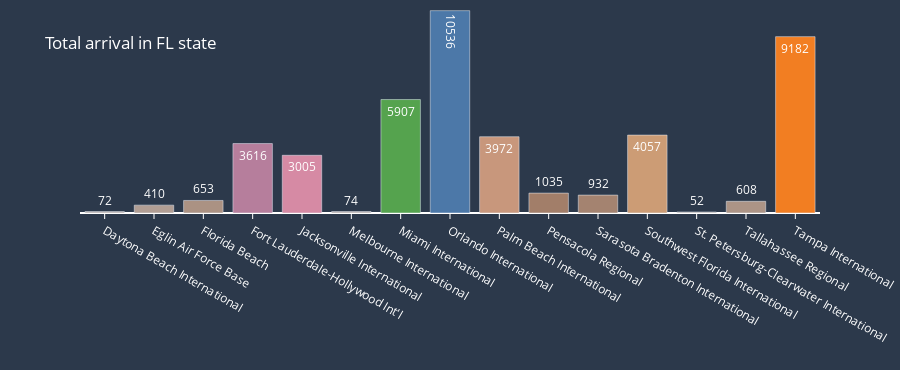

Notebook code cell kept with this figure:
### Code cell
fig = px.bar(data_frame=display_df, 
             x="airport", 
             y="cnt",
             text="cnt",
             custom_data=["airport", "city", "state", "cnt"],
             color="cnt", 
             title="Total arrival in FL state", 
             color_continuous_scale=px.colors.qualitative.T10_r, height=370)

fig.update_traces(textfont= dict(color=TEXT_COLOR), hovertemplate= "<br>".join(["<b>State</b>: %{customdata[2]}",
                                                                                "<b>City</b>: %{customdata[1]}", 
                                                                                "<b>Aiport</b>: %{customdata[0]}",
                                                                                "<b>Arrival</b>: %{customdata[3]}"]))
fig.update_xaxes(showticklabels=True, title="", categoryorder= "category ascending", ticks="outside", tickcolor=TEXT_COLOR)
fig.update_yaxes(showgrid=False, showticklabels=False, title="")
fig.update_layout(coloraxis_showscale=False,
                  font=dict(color=TEXT_COLOR), 
                  paper_bgcolor= PLOT_COLOR, 
                  plot_bgcolor= PLOT_COLOR, title= dict(y=0.9), margin=dict(t=0, b=0))
fig.show()

### Figure 1 — Plotly figure (JSON) as saved in the notebook; plotly's stock layout.template omitted (floating-point values rounded to 4 significant figures)
{"data": [{"alignmentgroup": "True", "customdata": [["Orlando International", "Orlando", "FL", 10536], ["Tampa International ", "Tampa", "FL", 9182], ["Miami International", "Miami", "FL", 5907], ["Southwest Florida International", "Ft. Myers", "FL", 4057], ["Palm Beach International", "West Palm Beach", "FL", 3972], ["Fort Lauderdale-Hollywood Int'l", "Ft. Lauderdale", "FL", 3616], ["Jacksonville International", "Jacksonville", "FL", 3005], ["Pensacola Regional", "Pensacola", "FL", 1035], ["Sarasota Bradenton International", "Sarasota", "FL", 932], ["Florida Beach", "Beaches", "FL", 653], ["Tallahassee Regional", "Tallahassee", "FL", 608], ["Eglin Air Force Base", "Valparaiso", "FL", 410], ["Melbourne International ", "Melbourne", "FL", 74], ["Daytona Beach International", "Daytona Beach", "FL", 72], ["St. Petersburg-Clearwater International", "St. Petersburg", "FL", 52]], "hovertemplate": "<b>State</b>: %{customdata[2]}<br><b>City</b>: %{customdata[1]}<br><b>Aiport</b>: %{customdata[0]}<br><b>Arrival</b>: %{customdata[3]}", "legendgroup": "", "marker": {"color": [10536, 9182, 5907, 4057, 3972, 3616, 3005, 1035, 932, 653, 608, 410, 74, 72, 52], "coloraxis": "coloraxis", "pattern": {"shape": ""}}, "name": "", "offsetgroup": "", "orientation": "v", "showlegend": false, "text": ["10536", "9182", "5907", "4057", "3972", "3616", "3005", "1035", "932", "653", "608", "410", "74", "72", "52"], "textfont": {"color": "#fff"}, "textposition": "auto", "type": "bar", "x": ["Orlando International", "Tampa International ", "Miami International", "Southwest Florida International", "Palm Beach International", "Fort Lauderdale-Hollywood Int'l", "Jacksonville International", "Pensacola Regional", "Sarasota Bradenton International", "Florida Beach", "Tallahassee Regional", "Eglin Air Force Base", "Melbourne International ", "Daytona Beach International", "St. Petersburg-Clearwater International"], "xaxis": "x", "y": [10536, 9182, 5907, 4057, 3972, 3616, 3005, 1035, 932, 653, 608, 410, 74, 72, 52], "yaxis": "y"}], "layout": {"barmode": "relative", "coloraxis": {"colorbar": {"title": {"text": "cnt"}}, "colorscale": [[0, "#BAB0AC"], [0.1111, "#9D755D"], [0.2222, "#FF9DA6"], [0.3333, "#B279A2"], [0.4444, "#EECA3B"], [0.5556, "#54A24B"], [0.6667, "#72B7B2"], [0.7778, "#E45756"], [0.8889, "#F58518"], [1, "#4C78A8"]], "showscale": false}, "font": {"color": "#fff"}, "height": 370, "legend": {"tracegroupgap": 0}, "margin": {"b": 0, "t": 0}, "paper_bgcolor": "#2C394B", "plot_bgcolor": "#2C394B", "title": {"text": "Total arrival in FL state", "y": 0.9}, "xaxis": {"anchor": "y", "categoryorder": "category ascending", "domain": [0, 1], "showticklabels": true, "tickcolor": "#fff", "ticks": "outside", "title": {"text": ""}}, "yaxis": {"anchor": "x", "domain": [0, 1], "showgrid": false, "showticklabels": false, "title": {"text": ""}}}}
